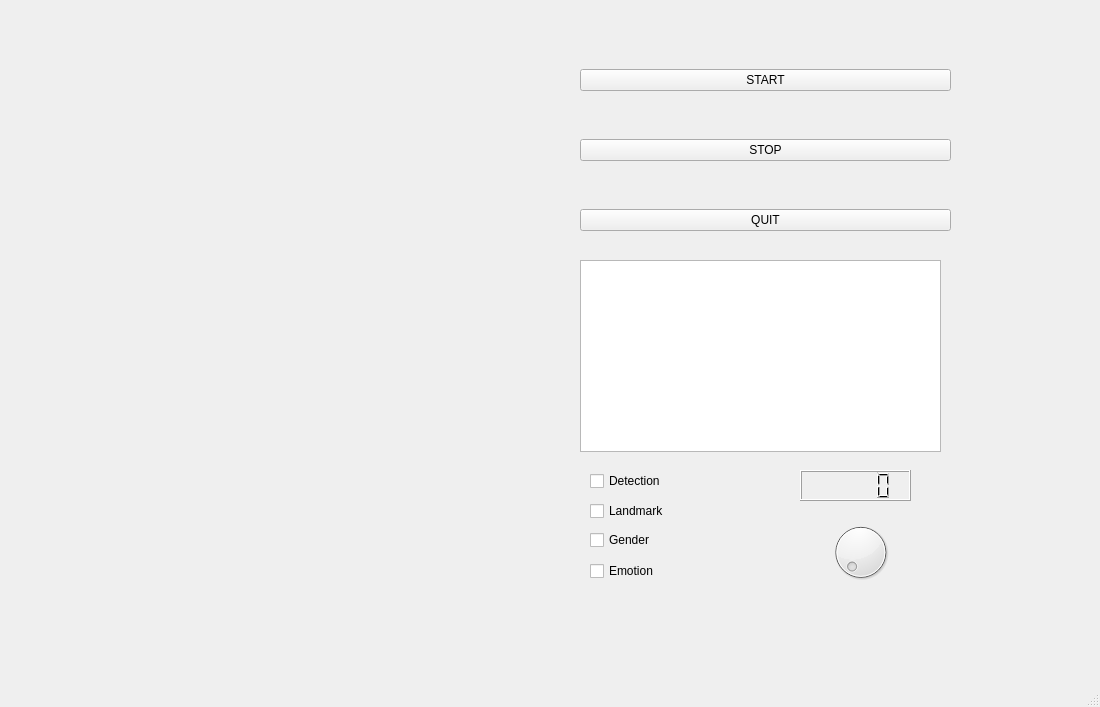
<?xml version="1.0" encoding="UTF-8"?>
<ui version="4.0">
 <class>MainWindow</class>
 <widget class="QMainWindow" name="MainWindow">
  <property name="geometry">
   <rect>
    <x>0</x>
    <y>0</y>
    <width>1100</width>
    <height>707</height>
   </rect>
  </property>
  <property name="windowTitle">
   <string>MainWindow</string>
  </property>
  <widget class="QWidget" name="centralwidget">
   <widget class="QWidget" name="verticalLayoutWidget">
    <property name="geometry">
     <rect>
      <x>580</x>
      <y>60</y>
      <width>371</width>
      <height>41</height>
     </rect>
    </property>
    <layout class="QVBoxLayout" name="verticalLayout">
     <item>
      <widget class="QPushButton" name="pushButton">
       <property name="text">
        <string>START</string>
       </property>
      </widget>
     </item>
    </layout>
   </widget>
   <widget class="QWidget" name="verticalLayoutWidget_2">
    <property name="geometry">
     <rect>
      <x>580</x>
      <y>130</y>
      <width>371</width>
      <height>41</height>
     </rect>
    </property>
    <layout class="QVBoxLayout" name="verticalLayout_2">
     <item>
      <widget class="QPushButton" name="pushButton_2">
       <property name="text">
        <string>STOP</string>
       </property>
      </widget>
     </item>
    </layout>
   </widget>
   <widget class="QWidget" name="verticalLayoutWidget_3">
    <property name="geometry">
     <rect>
      <x>580</x>
      <y>200</y>
      <width>371</width>
      <height>41</height>
     </rect>
    </property>
    <layout class="QVBoxLayout" name="verticalLayout_3">
     <item>
      <widget class="QPushButton" name="pushButton_3">
       <property name="text">
        <string>QUIT</string>
       </property>
      </widget>
     </item>
    </layout>
   </widget>
   <widget class="QCheckBox" name="checkBox">
    <property name="geometry">
     <rect>
      <x>590</x>
      <y>470</y>
      <width>96</width>
      <height>22</height>
     </rect>
    </property>
    <property name="text">
     <string>Detection</string>
    </property>
   </widget>
   <widget class="QCheckBox" name="checkBox_2">
    <property name="geometry">
     <rect>
      <x>590</x>
      <y>500</y>
      <width>96</width>
      <height>22</height>
     </rect>
    </property>
    <property name="text">
     <string>Landmark</string>
    </property>
   </widget>
   <widget class="QCheckBox" name="checkBox_3">
    <property name="geometry">
     <rect>
      <x>590</x>
      <y>530</y>
      <width>96</width>
      <height>20</height>
     </rect>
    </property>
    <property name="text">
     <string>Gender</string>
    </property>
   </widget>
   <widget class="QCheckBox" name="checkBox_4">
    <property name="geometry">
     <rect>
      <x>590</x>
      <y>560</y>
      <width>96</width>
      <height>22</height>
     </rect>
    </property>
    <property name="text">
     <string>Emotion</string>
    </property>
   </widget>
   <widget class="QLCDNumber" name="lcdNumber">
    <property name="geometry">
     <rect>
      <x>800</x>
      <y>470</y>
      <width>111</width>
      <height>31</height>
     </rect>
    </property>
   </widget>
   <widget class="QDial" name="dial">
    <property name="geometry">
     <rect>
      <x>810</x>
      <y>520</y>
      <width>101</width>
      <height>64</height>
     </rect>
    </property>
   </widget>
   <widget class="QTextBrowser" name="textBrowser">
    <property name="geometry">
     <rect>
      <x>580</x>
      <y>260</y>
      <width>361</width>
      <height>192</height>
     </rect>
    </property>
   </widget>
  </widget>
  <widget class="QMenuBar" name="menubar">
   <property name="geometry">
    <rect>
     <x>0</x>
     <y>0</y>
     <width>1100</width>
     <height>33</height>
    </rect>
   </property>
  </widget>
  <widget class="QStatusBar" name="statusbar"/>
 </widget>
 <resources/>
 <connections/>
</ui>
